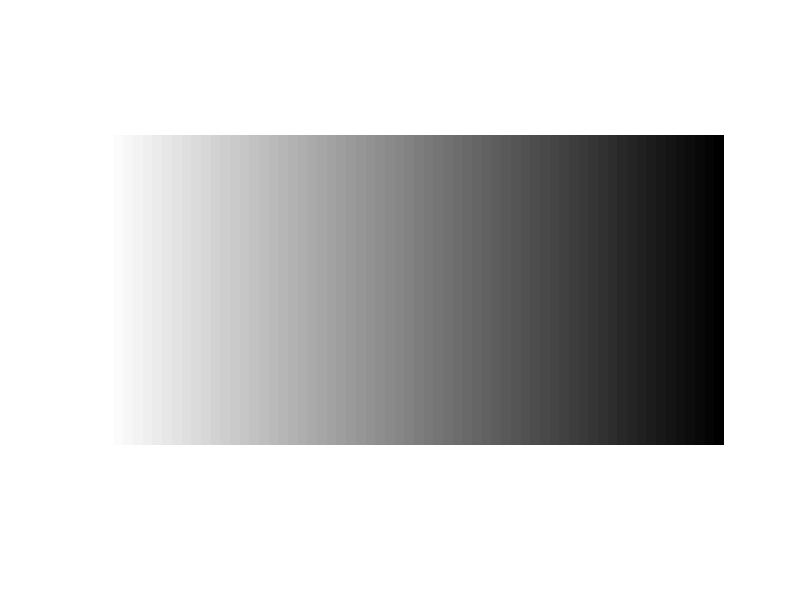
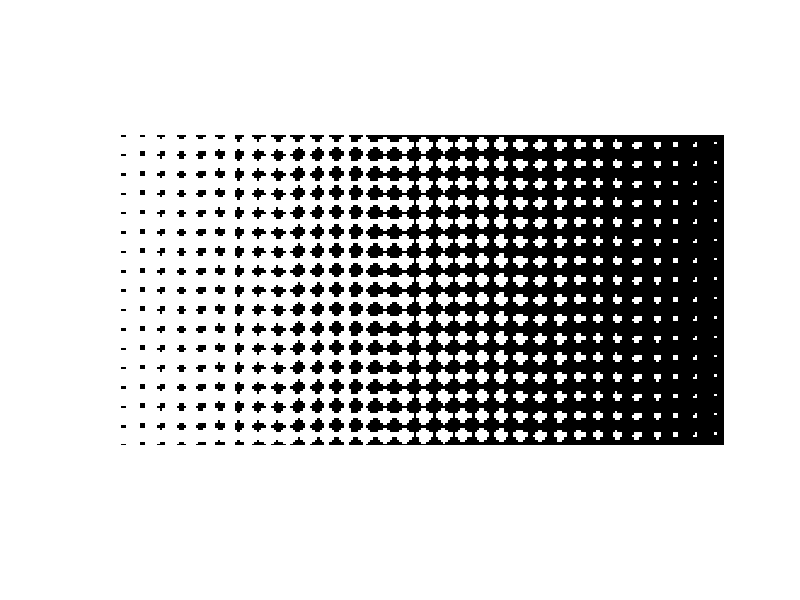

Write MATLAB code to recreate these figures, in order.
function ClusteredDotExample()
close all; clear all;

% Index matrix for clustered dot dithering
I = [62  57  48  36  37  49  58  63; ...
   56  47  35  21  22  38  50  59;  ...
   46  34  20  10  11  23  39  51;  ...
   33  19  9  3  0  4  12  24;  ...
   32  18  8  2  1  5  13  25;  ...
   45  31  17  7  6  14  26  40;  ...
   45  44  30  16  15  27  41  52;  ...
   61  54  43  29  28  42  53  60]
L = 8;

T = round(255* (I+0.5)/(L^2))

img = zeros(128, 256);
for i = 1:256
    img(:,i) = 256-i;
end

figure; 
imshow(img,[]);

[M, N] = size(img);
imgHt = zeros(M,N);

for i=0:L:M-L
    for j = 0:L:N-L
        imgHt(i+1:i+8,j+1:j+8) = img(i+1:i+8,j+1:j+8) > T;
    end
end

figure;
imshow(imgHt,[]);

